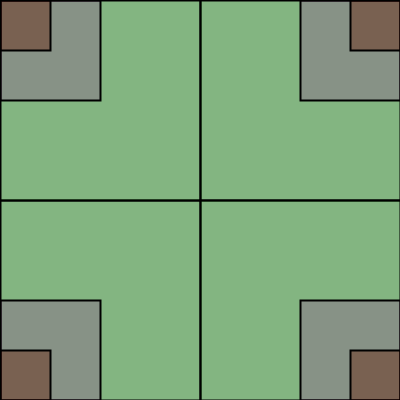
Frame 1 (no input)
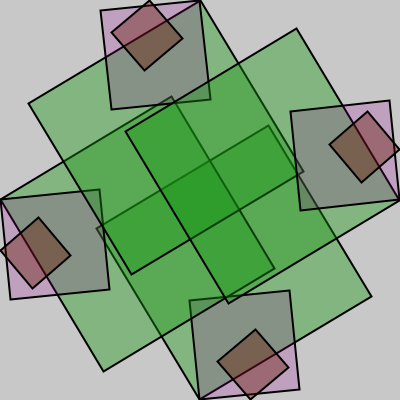
Frame 60 (the mouse pressed at the canvas centre just before this capture)
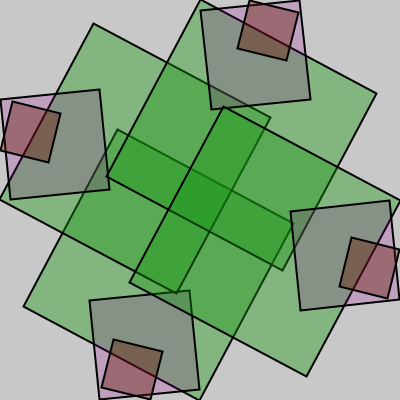
Frame 120 (the mouse held since frame 60 and released just before this capture)

The Processing sketch that drew these frames (run headless with seeded random() and noise(); from frame 60 on, the mouse is pressed at the canvas centre):

// Processing sketch: processing_170863
// ── processing_170863.pde

float initial;
float mx, my;
float step;
 
float rSize;
float rx, ry;
float tx, ty;
float angleR;
 
float rSize2;
float rx2, ry2;
float tx2, ty2;
float angleR2;
 
float rSize3;
float rx3, ry3;
float tx3, ty3;
float angleR3;
 
float rSize4;
float rx4, ry4;
float tx4, ty4;
float angleR4;
 
void setup() {
  size(400, 400);
  background(200);
  smooth();
  frameRate(25);
  strokeWeight(2);
 
  initial = 0;
  mx = width/2;
  my = height/2;
 
  rSize = 200;
  angleR = 0;
  rx = 0 - mx;
  ry = height - rSize - my; 
  tx = rSize - mx;
  ty = height - my;
  step = 1;
 
  rSize2 = 100;
  angleR2 = 0;
  rx2 = 0 - mx;
  ry2 = height - rSize2 - my; 
  tx2 = rSize2 - mx;
  ty2 = height - my;
 
  rSize3 = 50;
  angleR3 = 0;
  rx3 = 0 - mx;
  ry3 = height - rSize3 - my; 
  tx3 = rSize3 - mx;
  ty3 = height - my;

}
 
void draw() {
 
  background(200);
  stroke(0);
 
  for (float angle = 0; angle < 2*PI; angle += PI/2) {  
 
    pushMatrix();
    translate(mx, my);
    rotate(angle);
 
    pushMatrix();
    translate(tx, ty); 
    rotate(radians(angleR));
    fill(23, 150, 17, 100);    
    rect(rx - tx, ry - ty, rSize, rSize);      
    popMatrix();
 
    pushMatrix();
    translate(tx2, ty2); 
    rotate(radians(angleR2));
    fill(155, 0, 155, 50);
    rect(rx2 - tx2, ry2 - ty2, rSize2, rSize2);      
    popMatrix();
 
    pushMatrix();
    translate(tx3, ty3); 
    rotate(radians(angleR3));
    fill(100, 20, 0, 100);
    rect(rx3 - tx3, ry3 - ty3, rSize3, rSize3);      
    popMatrix();

    popMatrix();
  }
 
  angleR += step;
  if (angleR > 90) {   
    angleR = 0;
    rx += rSize;
    tx += rSize;
  }
 
  angleR2 += step*3;
  if (angleR2 > 90) {
    angleR2 = 0;
    rx2 += rSize2;
    tx2 += rSize2;
  }
 
  angleR3 += step*7.1;
  if (angleR3 > 90) {
    angleR3 = 0;
    rx3 += rSize3;
    tx3 += rSize3;
  }

 
  if (tx >= mx) {
    initial -= 90;
    angleR = 0;
    rx = 0 - mx;
    tx = rSize - mx;
 
    angleR2 = 0;
    rx2 = 0 - mx;
    tx2 = rSize2 - mx;
 
    angleR3 = 0;
    rx3 = 0 - mx;
    tx3 = rSize3 - mx;
  }
}
